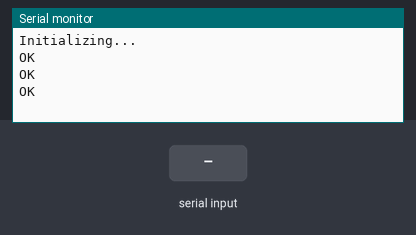
Recording of a sketch running on a simulated Arduino Uno, built with avr-gcc and run on an emulated ATmega328P. On the bench: the last lines printed to the serial monitor. The inputs (shaded band) are chosen by the test bench. The modem accepts every AT command (registered, SIM ready, sends succeed) and sends nothing else.

Above: at 3.7 s.
3.8 s: "90,45\n" received over the second serial link
At 5.2 s:
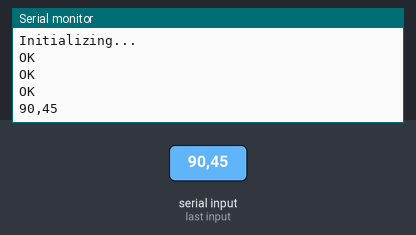
5.5 s: "5\n" received over the second serial link
At 6.4 s:
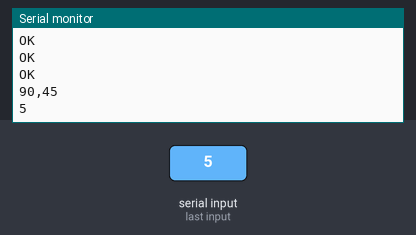

The sketch:

GSM_800.ino
```cpp
#include <SoftwareSerial.h>

//Create software serial object to communicate with SIM800L
SoftwareSerial mySerial(3, 2); //SIM800L Tx & Rx is connected to Arduino #3 & #2

void setup()
{
  //Begin serial communication with Arduino and Arduino IDE (Serial Monitor)
  Serial.begin(9600);

  //Begin serial communication with Arduino and SIM800L
  mySerial.begin(9600);

  Serial.println("Initializing...");
  delay(1000);

  mySerial.println("AT"); //Once the handshake test is successful, it will back to OK
  updateSerial();

  mySerial.println("AT+CMGF=1"); // Configuring TEXT mode
  updateSerial();
  mySerial.println("AT+CNMI=1,2,0,0,0"); // Decides how newly arrived SMS messages should be handled
  updateSerial();
}

void loop()
{
  updateSerial();
}

void updateSerial()
{
  delay(500);
  char response[64] = {0};
  int len = 0;
  while(mySerial.available())
  {
    char c = mySerial.read();
    Serial.write(c);//Forward what Software Serial received to Serial Port

    response[len++] = c;
  }

  if (len) {
    //Serial.println();
    // for (int i = 0; i < len; ++i) {
    //   Serial.print((int)response[i]);
    //   Serial.print(",");
    // }
    // Serial.println();
    int amount = getAmount(response);
    if (amount) {
      Serial.print("Recharged Tk ");
      Serial.println(amount);
    }
  }
}

int getAmount(char SMS[64]) {
    static char validSMSPrefix[] = "\r\n+CMT: \"+8801531720723";
    static int validSMSPrefixLen = sizeof(validSMSPrefix) - 1;

    {
        int i;
        for (i = 0; i < validSMSPrefixLen; ++i) {
            if (validSMSPrefix[i] != SMS[i]) return 0;
        }
    }

    {
        char buffer[10] = {0};
        int i;
        for (i = 53; SMS[i] != ' ' && SMS[i] != '.'; ++i) {
            buffer[i - 53] = SMS[i];
        }
        return atoi(buffer);
    }

    return 0;
}
```

Measured:
- after the input at 3.8 s, the serial monitor: prints a new line after 0.24 s (image 1)
- after the input at 5.5 s, the serial monitor: prints a new line at once (image 2)
